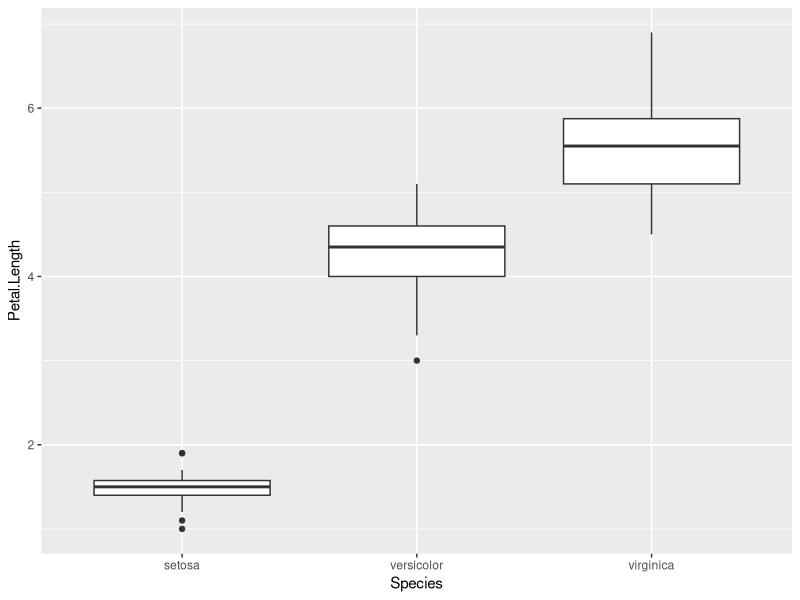
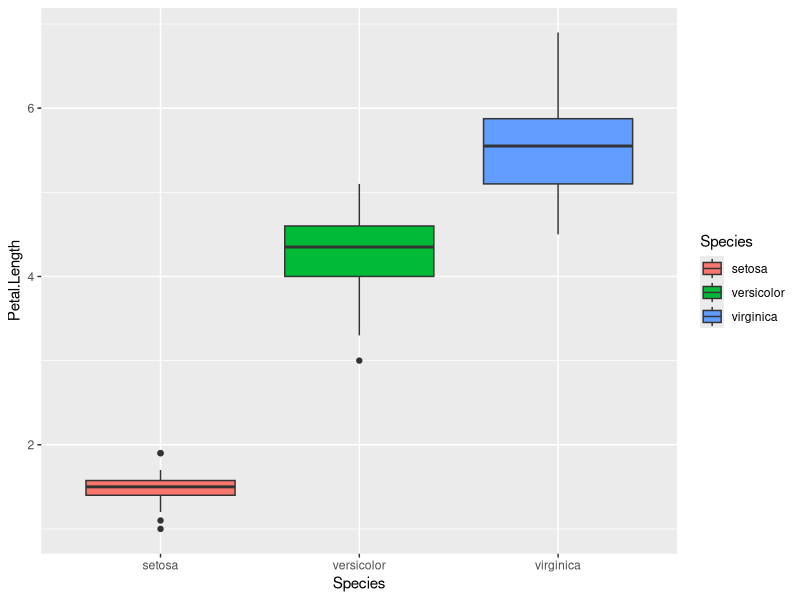
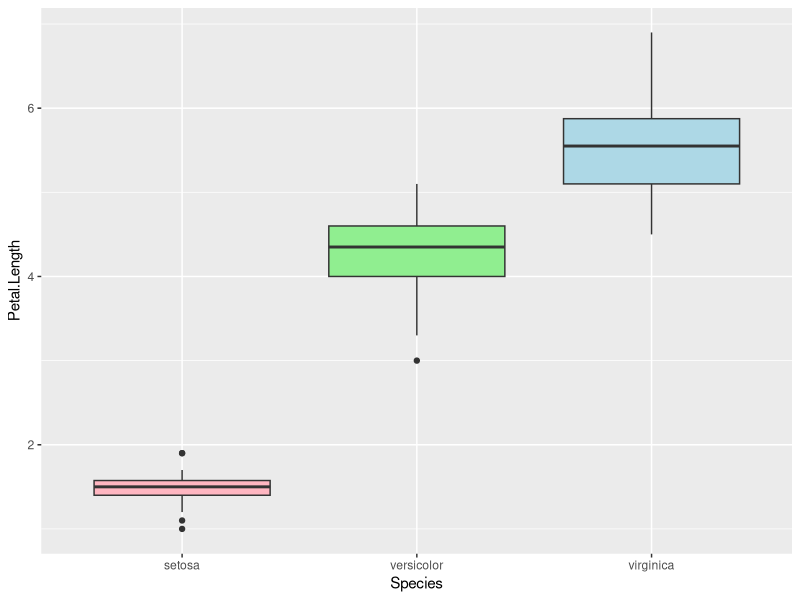
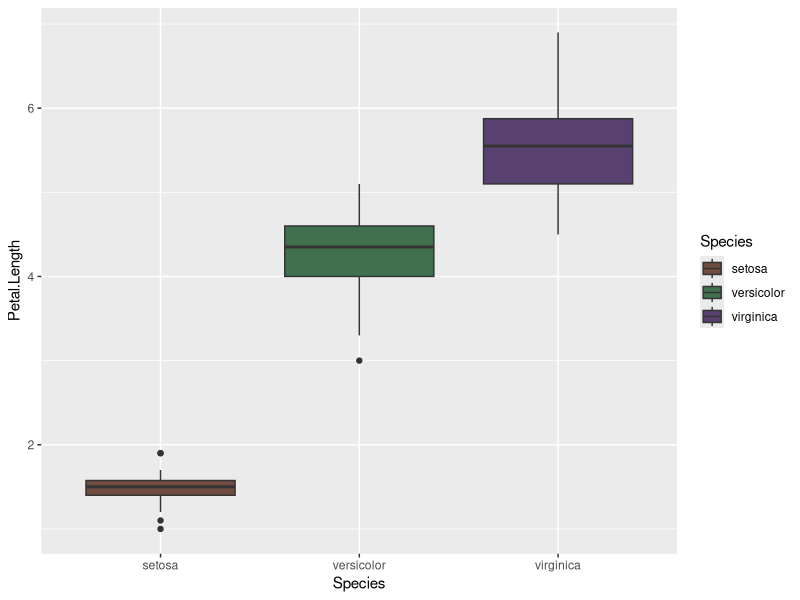

Generate these figures, in order, with R:
## ---- chunk 1
options(repos = c(CRAN = "https://cloud.r-project.org"))
## ---- chunk 2
#| echo: true
#| message: false
#| warning: false
#| output: false

#instalando pacote ggplot2
install.packages("ggplot2")

#instalando dplyr, forcats e patchwork
install.packages("dplyr")
install.packages("forcats")
install.packages("patchwork")
## ---- chunk 3
#| echo: true
#| message: false
#| warning: false
#| output: false

#Carregando o pacote ggplot2
library(ggplot2)

#Carregando dplyr, forcats e patchwork
library(dplyr)
library(forcats)
library(patchwork)
## ---- chunk 4
#| echo: true
data(iris)

head(iris)
## ---- chunk 5
#| echo: true

iris%>%ggplot(aes(x=Species, y=Petal.Length))+geom_boxplot()

## ---- chunk 6
#| echo: true

iris%>%ggplot(aes(x=Species, y=Petal.Length, fill=Species))+geom_boxplot()

## ---- chunk 7
#| echo: true

iris%>%ggplot(aes(x=Species, y=Petal.Length))+geom_boxplot(fill=c("lightpink","lightgreen","lightblue"))

## ---- chunk 8
#| echo: true

iris%>%ggplot(aes(x=Species, y=Petal.Length, fill=Species))+geom_boxplot()+scale_fill_manual(values=c("#704c41","#41704f","#584170"))

